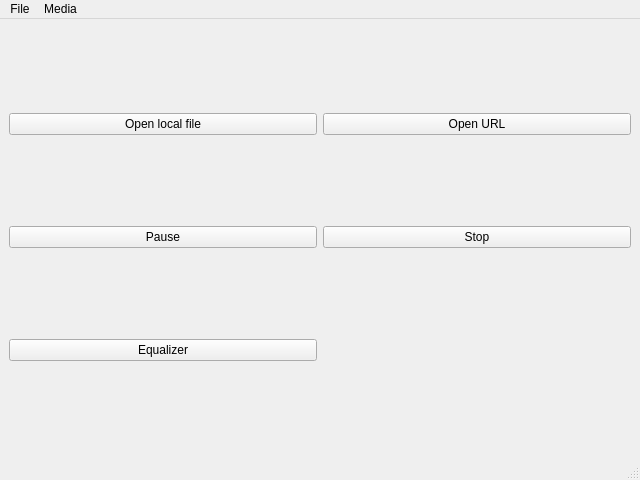
<?xml version="1.0" encoding="UTF-8"?>
<ui version="4.0">
 <class>SimplePlayer</class>
 <widget class="QMainWindow" name="SimplePlayer">
  <property name="geometry">
   <rect>
    <x>0</x>
    <y>0</y>
    <width>640</width>
    <height>480</height>
   </rect>
  </property>
  <property name="windowTitle">
   <string>Demo Player</string>
  </property>
  <widget class="QWidget" name="centralwidget">
   <layout class="QGridLayout" name="gridLayout_2">
    <item row="2" column="0">
     <widget class="QPushButton" name="pause">
      <property name="text">
       <string>Pause</string>
      </property>
      <property name="checkable">
       <bool>true</bool>
      </property>
     </widget>
    </item>
    <item row="0" column="1">
     <widget class="QPushButton" name="openUrl">
      <property name="text">
       <string>Open URL</string>
      </property>
     </widget>
    </item>
    <item row="2" column="1">
     <widget class="QPushButton" name="stop">
      <property name="text">
       <string>Stop</string>
      </property>
     </widget>
    </item>
    <item row="0" column="0">
     <widget class="QPushButton" name="openLocal">
      <property name="text">
       <string>Open local file</string>
      </property>
     </widget>
    </item>
    <item row="3" column="0">
     <widget class="QPushButton" name="equalizer">
      <property name="text">
       <string>Equalizer</string>
      </property>
     </widget>
    </item>
   </layout>
  </widget>
  <widget class="QMenuBar" name="menubar">
   <property name="geometry">
    <rect>
     <x>0</x>
     <y>0</y>
     <width>640</width>
     <height>21</height>
    </rect>
   </property>
   <widget class="QMenu" name="menuFile">
    <property name="title">
     <string>File</string>
    </property>
    <addaction name="actionOpenLocal"/>
    <addaction name="actionOpenUrl"/>
    <addaction name="separator"/>
    <addaction name="actionQuit"/>
   </widget>
   <widget class="QMenu" name="menuMedia">
    <property name="title">
     <string>Media</string>
    </property>
    <addaction name="actionPause"/>
    <addaction name="actionStop"/>
   </widget>
   <addaction name="menuFile"/>
   <addaction name="menuMedia"/>
  </widget>
  <widget class="QStatusBar" name="statusbar"/>
  <action name="actionQuit">
   <property name="text">
    <string>Quit</string>
   </property>
  </action>
  <action name="actionPause">
   <property name="checkable">
    <bool>true</bool>
   </property>
   <property name="text">
    <string>Pause</string>
   </property>
  </action>
  <action name="actionStop">
   <property name="text">
    <string>Stop</string>
   </property>
  </action>
  <action name="actionOpenLocal">
   <property name="text">
    <string>Open local file</string>
   </property>
  </action>
  <action name="actionOpenUrl">
   <property name="text">
    <string>Open URL</string>
   </property>
  </action>
 </widget>
 <resources/>
 <connections>
  <connection>
   <sender>actionQuit</sender>
   <signal>triggered()</signal>
   <receiver>SimplePlayer</receiver>
   <slot>close()</slot>
   <hints>
    <hint type="sourcelabel">
     <x>-1</x>
     <y>-1</y>
    </hint>
    <hint type="destinationlabel">
     <x>399</x>
     <y>299</y>
    </hint>
   </hints>
  </connection>
 </connections>
</ui>
